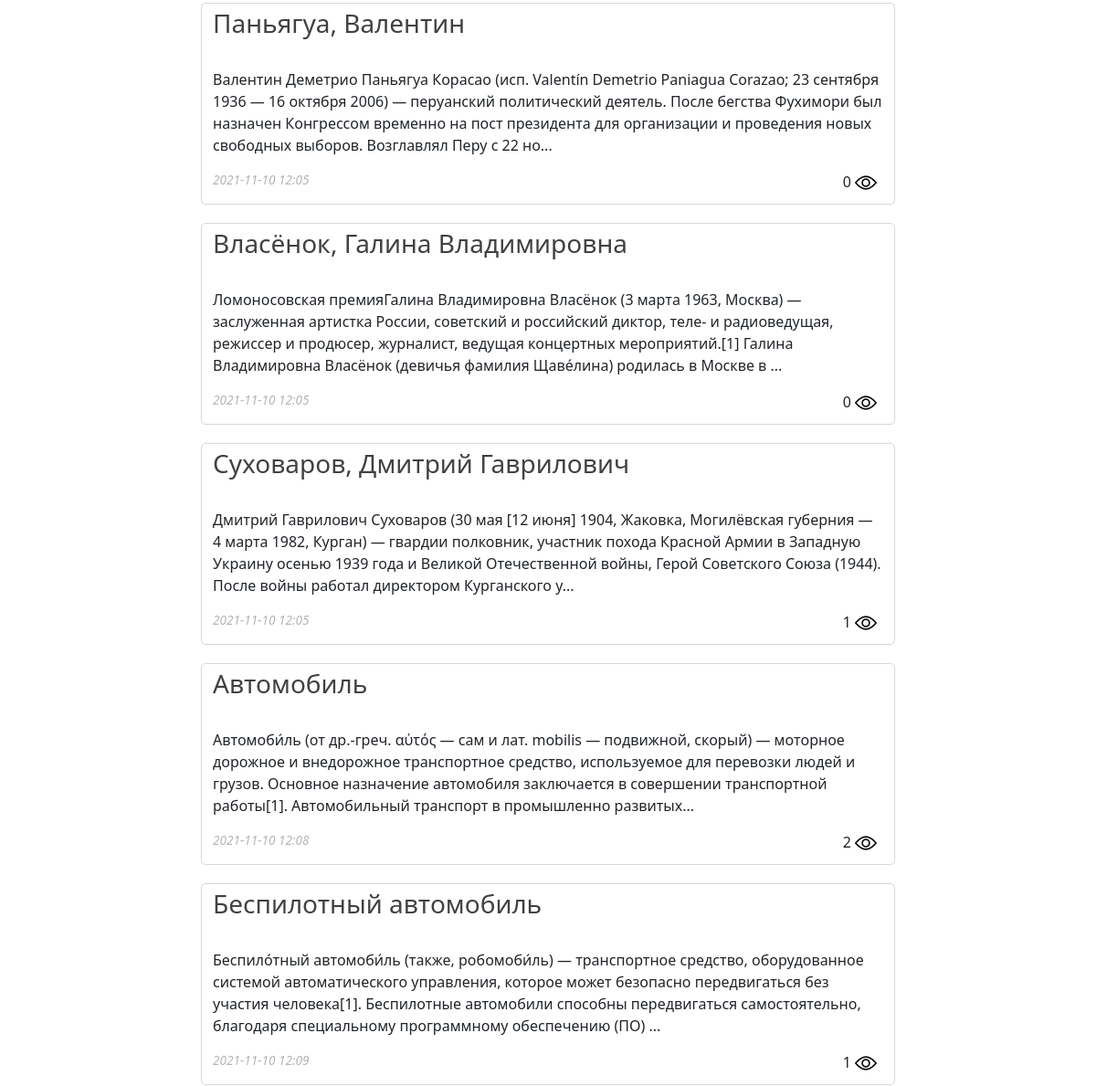
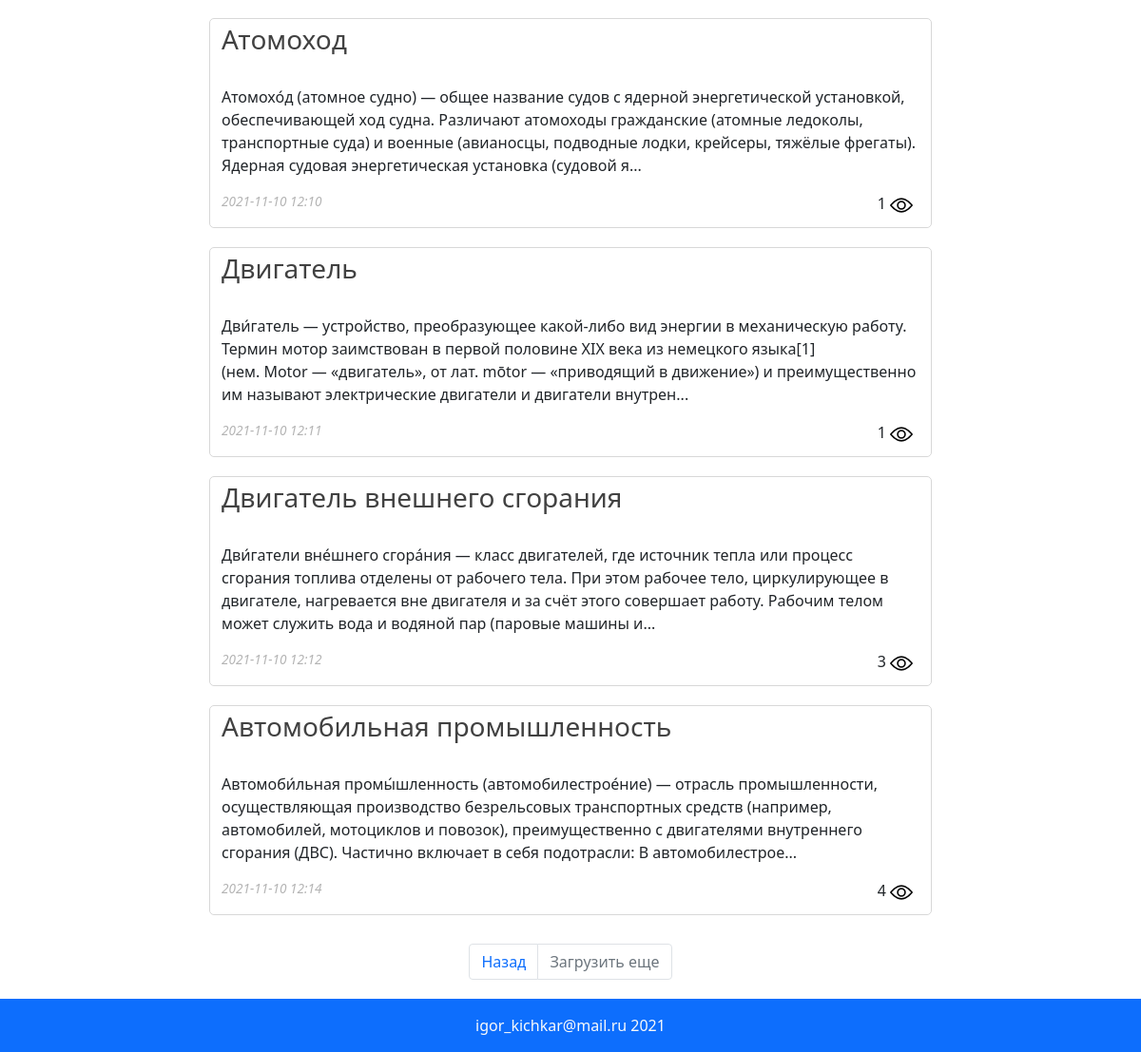
The page /6 (lower part) on the database as committed earlier (2 pictures, top to bottom).
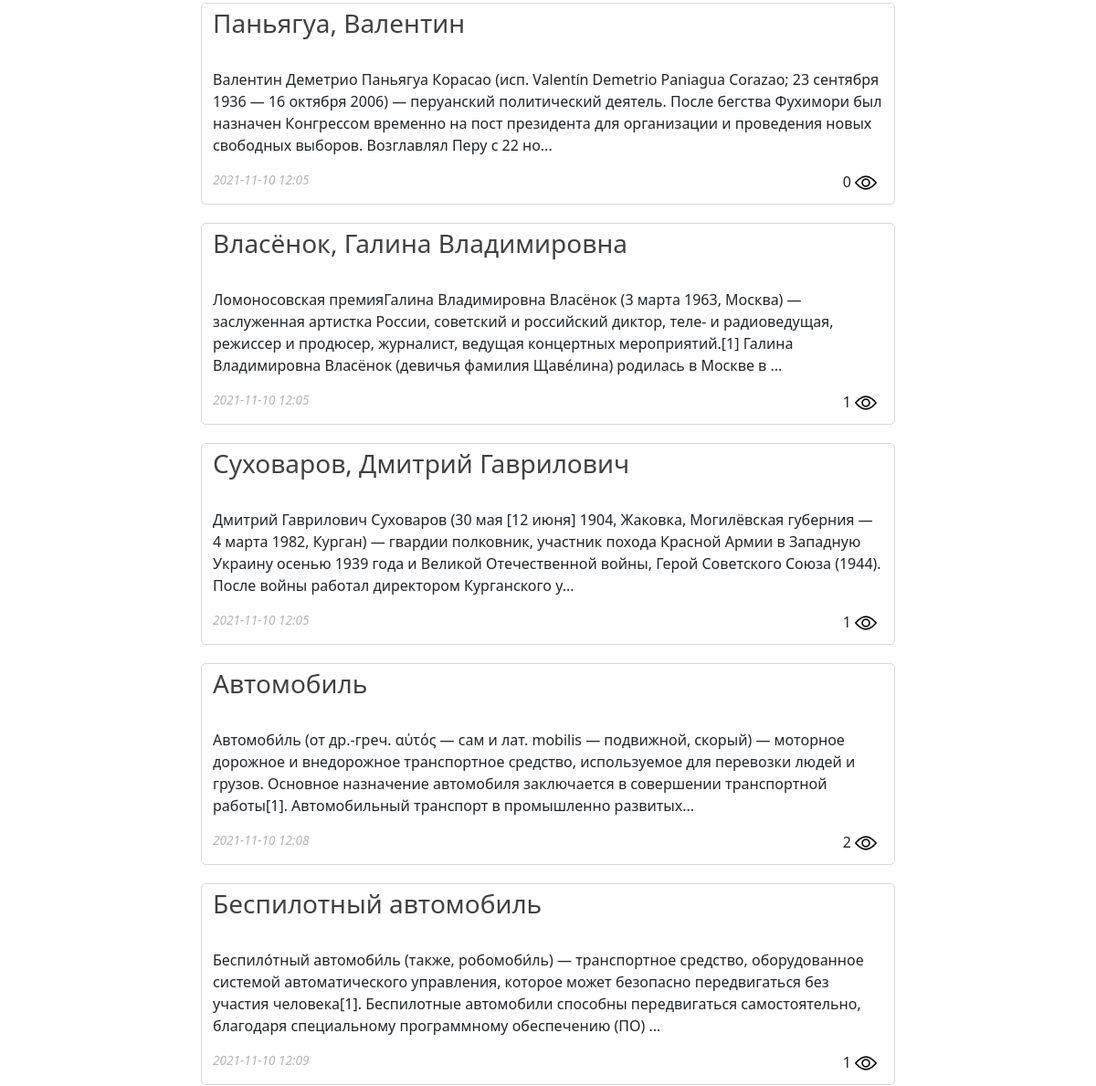
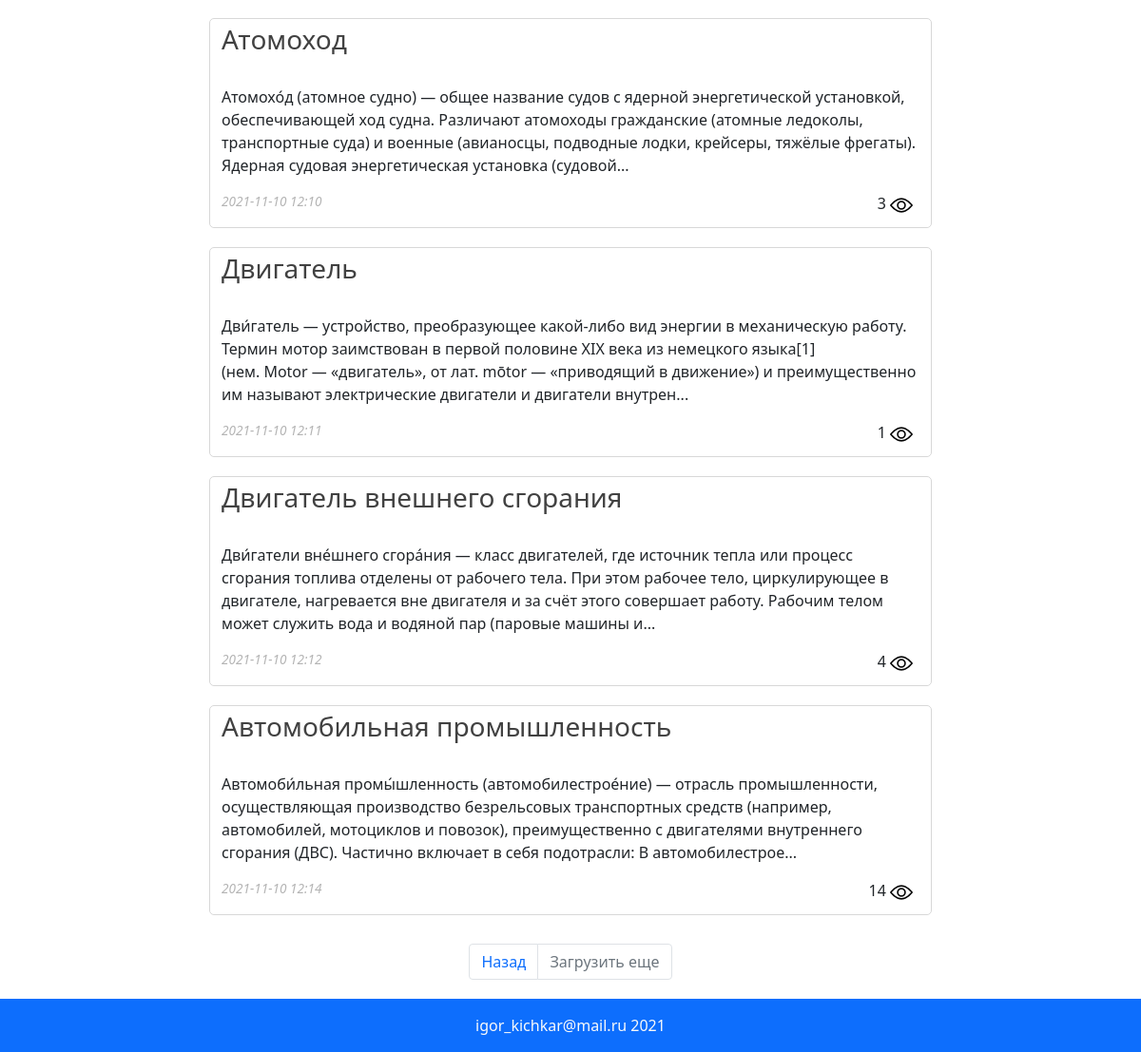
The same page on the database as committed later (2 pictures, top to bottom).
### app.py (models this page shows, shortened)
class Post(db.Model):
    id = db.Column(db.Integer(), primary_key=True)
    title = db.Column(db.String(255), nullable=False)
    content = db.Column(db.Text(), nullable=False)
    author = db.Column(db.String(255), nullable=False)
    views = db.Column(db.Integer(), nullable=False, default=0)
    likes = db.Column(db.Integer(), nullable=False, default=0)
    created_on = db.Column(db.DateTime(), default=datetime.utcnow)
    updated_on = db.Column(
        db.DateTime(), default=datetime.utcnow, onupdate=datetime.utcnow)

### app.py (the view)
@app.route('/')
@app.route('/<string:page>')
def main(page=1):
    if request.cookies.get('sort') == 'decrease':
        posts = Post.query.order_by(Post.id.desc()).paginate(int(page), 20)
    else:
        posts = Post.query.paginate(int(page), 20)
    return render_template('main.html',
                           user_status=str(current_user.status) if current_user.is_authenticated else None,
                           posts=posts,
                           autoriz=current_user.is_authenticated,
                           current_user=str(current_user),
                           flag='main', )

### templates/main.html (shortened to what this page needs)
{% extends 'base.html' %}
{% block content %}
        {% if  flag == 'favorites'%}
        {% set slug = 'favorites'%}
        {% elif flag == 'main' %}
        {% set slug = 'main'%}
        {% elif flag == 'search' %}
        {% set slug = 'search'%}
        {% endif %}
{% for i in posts.items %}
<div class='row'>
  <div class="col-12 col-sm-10 col-lg-8 post">
    <a class='title_post' href="{{ url_for('post', post_id=i.id) }}">
      <h3>{{ i.title }}</h3>
    </a>
    <br>
    {% if i.content |length > 300 %}
    <p>{{ i.content[:300] }}...</p>
    {% else %}
    <p>{{ i.content }}
      {% endif %}
    <p class='rightimg'>{{ i.views }} <img src="{{url_for('static', filename='/images/img/view.png')}}"></p>
    <p class='created_on'>{{ (i.created_on | string)[:16]}}</p>
  </div>
</div>
{% endfor %}
{% if flag == 'favorites' %}
{% set endpoint = 'favorites_posts' %}
{% elif flag == 'main' %}
{% set endpoint = 'main' %}
{% elif flag == 'search' %}
{% set endpoint = 'find_phrase' %}
{% endif %}
<nav aria-label="Page navigation example">
  <ul class="pagination justify-content-center">
    {% if posts.has_prev %}
    <li class="page-item">
      <a class="page-link" href="{{ url_for(endpoint, page=posts.prev_num) }}" tabindex="-1">Назад</a>
    </li>
    {% else %}
    <li class="page-item disabled">
      <a class="page-link" href="#" tabindex="-1">Назад</a>
    </li>
    {% endif %}
    {% if posts.has_next %}
    <li class="page-item">
      <a class="page-link" href="{{ url_for(endpoint, page=posts.next_num) }}">Загрузить еще</a>
    </li>
    {% else %}
    <li class="page-item disabled">
      <a class="page-link" href="#">Загрузить еще</a>
    </li>
    {% endif %}
  </ul>
</nav>
{% endblock %}

### templates/base.html (shortened to what this page needs)
<!DOCTYPE html>
<html lang="ru">
<head>
    <link href="https://cdn.jsdelivr.net/npm/bootstrap@5.1.1/dist/css/bootstrap.min.css" rel="stylesheet"
>
    <link rel="stylesheet" href="{{ url_for('static', filename='css/style.css') }}" type="text/css">
</head>
<body>
                        {% if autoriz %}
                        {% set link_add_post = url_for('add_post') %}
                        {% set link_favorites = url_for('favorites_posts') %}
                        {% else %}
                        {% set link_add_post = url_for('login') %}
                        {% set link_favorites = url_for('login') %}
                        {% endif %}
    <div class='container main-content'>
        {% block content %}
        {% endblock %}
    </div>
    <footer class="bg-primary text-center text-lg-start">
        <div class="text-center text-light p-3">
            igor_kichkar@mail.ru 2021
        </div>
    </footer>
</body>
</html>

### static/css/style.css (style rules this page uses)
.post { border-radius: 5px; border: 1px solid rgb(216, 216, 216); margin: 10px auto; padding-top: 5px; }
.title_post { color: rgba(0, 0, 0, 0.747); text-decoration: none; }
.rightimg { float: right; margin: 0 7px 0 0; }
.created_on { font-size: 85%; font-style: italic; color: rgb(180, 180, 180); }
.pagination { margin: auto; padding: 20px; }
html { height: 100%; }
body { display: flex; flex-direction: column; height: 100%; }
.main-content { flex: 1 0 auto; }
footer { flex: 0 0 auto; }

Rows that differ between the two databases and show on the page:
changed Post "Власёнок, Галина Владимировна": views "0" → "1"
changed Post "Атомоход": content "…судовая энергетическая установка (судовой я" → "…судовая энергетическая установка (судовой"; views "1" → "3"
changed Post "Двигатель внешнего сгорания": views "3" → "4"
changed Post "Автомобильная промышленность": views "4" → "14"
